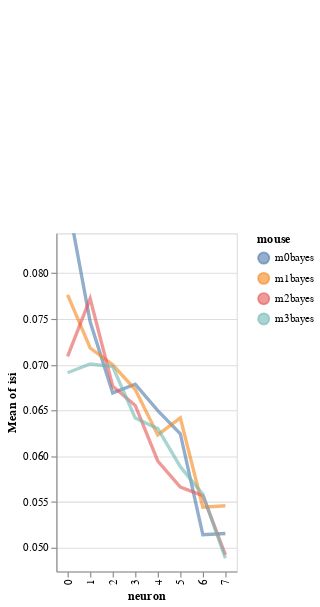

This figure's notebook cell:
### Code cell
import altair as alt
y='isi'
color='mouse'
x='neuron'

base=alt.Chart(df).encode(
            x=x,
            color=f'{color}',
            y=alt.Y(f'mean({y})',
                    scale=alt.Scale(zero=False,
                                    domain=list(np.quantile(df[y], [.05, .95])))),
)

# Create a selection that chooses the nearest point & selects based on x-value
nearest = alt.selection(type='single', nearest=True, on='mouseover',
                        fields=[x], empty='none')


# Transparent selectors across the chart. This is what tells us
# the x-value of the cursor
selectors = alt.Chart(df).mark_point().encode(
    x=x,
    opacity=alt.value(0),
).add_selection(
    nearest
)

highlight = alt.selection(type='single', on='mouseover',
                          fields=[color], nearest=True)

lines=base.mark_line(clip=True, fill=None, opacity=.6, ).encode(
            #tooltip=color,
            size=alt.condition(~highlight, alt.value(1), alt.value(3))
        )

# Draw text labels near the points, and highlight based on selection
text = lines.mark_text(align='left', dx=5, dy=-5).encode(
    text=alt.condition(nearest, y, alt.value(' '))
)

points = base.mark_circle().encode(
    opacity=alt.value(0)
).add_selection(
    highlight
)

alt.layer(
    lines, selectors, points, text
)

### Figure 1 — Vega-Lite specification as saved in the notebook (floating-point values rounded to 4 significant figures)
{"config": {"view": {"continuousWidth": 400, "continuousHeight": 300}}, "layer": [{"mark": {"type": "line", "clip": true, "fill": null, "opacity": 0.6}, "encoding": {"color": {"type": "nominal", "field": "mouse"}, "size": {"condition": {"value": 1, "selection": {"not": "selector003"}}, "value": 3}, "x": {"type": "nominal", "field": "neuron"}, "y": {"type": "quantitative", "aggregate": "mean", "field": "isi", "scale": {"domain": [0.04738, 0.08437], "zero": false}}}}, {"mark": "point", "encoding": {"opacity": {"value": 0}, "x": {"type": "nominal", "field": "neuron"}}, "selection": {"selector002": {"type": "single", "nearest": true, "on": "mouseover", "fields": ["neuron"], "empty": "none"}}}, {"mark": "circle", "encoding": {"color": {"type": "nominal", "field": "mouse"}, "opacity": {"value": 0}, "x": {"type": "nominal", "field": "neuron"}, "y": {"type": "quantitative", "aggregate": "mean", "field": "isi", "scale": {"domain": [0.04738, 0.08437], "zero": false}}}, "selection": {"selector003": {"type": "single", "on": "mouseover", "fields": ["mouse"], "nearest": true}}}, {"mark": {"type": "text", "align": "left", "dx": 5, "dy": -5}, "encoding": {"color": {"type": "nominal", "field": "mouse"}, "size": {"condition": {"value": 1, "selection": {"not": "selector003"}}, "value": 3}, "text": {"condition": {"type": "quantitative", "field": "isi", "selection": "selector002"}, "value": " "}, "x": {"type": "nominal", "field": "neuron"}, "y": {"type": "quantitative", "aggregate": "mean", "field": "isi", "scale": {"domain": [0.04738, 0.08437], "zero": false}}}}], "data": {"name": "data-e3d7eb0f712fd027f48b7f8b58dff5d2"}, "$schema": "https://vega.github.io/schema/vega-lite/v4.8.1.json", "datasets": {"data-e3d7eb0f712fd027f48b7f8b58dff5d2": [{"mouse_code": 0, "mouse": "m0bayes", "neuron_x_mouse": "m0bayes0", "neuron": "0", "neuron_code": 0, "stim": 0, "i_trial": 0, "log_firing_rate": 1.724, "Firing rate": 52.99, "firing_rate": 52.99, "i_spike": 36.5, "isi": 0.09484}, {"mouse_code": 0, "mouse": "m0bayes", "neuron_x_mouse": "m0bayes0", "neuron": "0", "neuron_code": 0, "stim": 0, "i_trial": 1, "log_firing_rate": 1.634, "Firing rate": 43.01, "firing_rate": 43.01, "i_spike": 35.5, "isi": 0.09787}, {"mouse_code": 0, "mouse": "m0bayes", "neuron_x_mouse": "m0bayes0", "neuron": "0", "neuron_code": 0, "stim": 1, "i_trial": 0, "log_firing_rate": 2.345, "Firing rate": 221.1, "firing_rate": 221.1, "i_spike": 42.0, "isi": 0.08266}, {"mouse_code": 0, "mouse": "m0bayes", "neuron_x_mouse": "m0bayes0", "neuron": "0", "neuron_code": 0, "stim": 1, "i_trial": 1, "log_firing_rate": 1.88, "Firing rate": 75.79, "firing_rate": 75.79, "i_spike": 45.5, "isi": 0.0765}, {"mouse_code": 0, "mouse": "m0bayes", "neuron_x_mouse": "m0bayes1", "neuron": "1", "neuron_code": 1, "stim": 0, "i_trial": 0, "log_firing_rate": 2.222, "Firing rate": 166.7, "firing_rate": 166.7, "i_spike": 50.0, "isi": 0.07058}, {"mouse_code": 0, "mouse": "m0bayes", "neuron_x_mouse": "m0bayes1", "neuron": "1", "neuron_code": 1, "stim": 0, "i_trial": 1, "log_firing_rate": 2.147, "Firing rate": 140.3, "firing_rate": 140.3, "i_spike": 43.0, "isi": 0.08123}, {"mouse_code": 0, "mouse": "m0bayes", "neuron_x_mouse": "m0bayes1", "neuron": "1", "neuron_code": 1, "stim": 1, "i_trial": 0, "log_firing_rate": 1.681, "Firing rate": 48.01, "firing_rate": 48.01, "i_spike": 47.0, "isi": 0.07401}, {"mouse_code": 0, "mouse": "m0bayes", "neuron_x_mouse": "m0bayes1", "neuron": "1", "neuron_code": 1, "stim": 1, "i_trial": 1, "log_firing_rate": 1.836, "Firing rate": 68.53, "firing_rate": 68.53, "i_spike": 47.5, "isi": 0.07292}, {"mouse_code": 0, "mouse": "m0bayes", "neuron_x_mouse": "m0bayes2", "neuron": "2", "neuron_code": 2, "stim": 0, "i_trial": 0, "log_firing_rate": 1.732, "Firing rate": 53.89, "firing_rate": 53.89, "i_spike": 46.0, "isi": 0.07564}, {"mouse_code": 0, "mouse": "m0bayes", "neuron_x_mouse": "m0bayes2", "neuron": "2", "neuron_code": 2, "stim": 0, "i_trial": 1, "log_firing_rate": 1.955, "Firing rate": 90.19, "firing_rate": 90.19, "i_spike": 61.0, "isi": 0.05776}, {"mouse_code": 0, "mouse": "m0bayes", "neuron_x_mouse": "m0bayes2", "neuron": "2", "neuron_code": 2, "stim": 1, "i_trial": 0, "log_firing_rate": 2.06, "Firing rate": 114.7, "firing_rate": 114.7, "i_spike": 49.5, "isi": 0.07089}, {"mouse_code": 0, "mouse": "m0bayes", "neuron_x_mouse": "m0bayes2", "neuron": "2", "neuron_code": 2, "stim": 1, "i_trial": 1, "log_firing_rate": 1.952, "Firing rate": 89.59, "firing_rate": 89.59, "i_spike": 54.5, "isi": 0.06333}, {"mouse_code": 0, "mouse": "m0bayes", "neuron_x_mouse": "m0bayes3", "neuron": "3", "neuron_code": 3, "stim": 0, "i_trial": 0, "log_firing_rate": 2.025, "Firing rate": 105.8, "firing_rate": 105.8, "i_spike": 49.0, "isi": 0.07171}, {"mouse_code": 0, "mouse": "m0bayes", "neuron_x_mouse": "m0bayes3", "neuron": "3", "neuron_code": 3, "stim": 0, "i_trial": 1, "log_firing_rate": 2.137, "Firing rate": 137.1, "firing_rate": 137.1, "i_spike": 54.5, "isi": 0.06294}, {"mouse_code": 0, "mouse": "m0bayes", "neuron_x_mouse": "m0bayes3", "neuron": "3", "neuron_code": 3, "stim": 1, "i_trial": 0, "log_firing_rate": 1.851, "Firing rate": 71.03, "firing_rate": 71.03, "i_spike": 46.0, "isi": 0.075}, {"mouse_code": 0, "mouse": "m0bayes", "neuron_x_mouse": "m0bayes3", "neuron": "3", "neuron_code": 3, "stim": 1, "i_trial": 1, "log_firing_rate": 1.934, "Firing rate": 85.97, "firing_rate": 85.97, "i_spike": 55.5, "isi": 0.06177}, {"mouse_code": 0, "mouse": "m0bayes", "neuron_x_mouse": "m0bayes4", "neuron": "4", "neuron_code": 4, "stim": 0, "i_trial": 0, "log_firing_rate": 1.888, "Firing rate": 77.34, "firing_rate": 77.34, "i_spike": 49.0, "isi": 0.07183}, {"mouse_code": 0, "mouse": "m0bayes", "neuron_x_mouse": "m0bayes4", "neuron": "4", "neuron_code": 4, "stim": 0, "i_trial": 1, "log_firing_rate": 2.044, "Firing rate": 110.7, "firing_rate": 110.7, "i_spike": 53.5, "isi": 0.06485}, {"mouse_code": 0, "mouse": "m0bayes", "neuron_x_mouse": "m0bayes4", "neuron": "4", "neuron_code": 4, "stim": 1, "i_trial": 0, "log_firing_rate": 1.843, "Firing rate": 69.64, "firing_rate": 69.64, "i_spike": 53.0, "isi": 0.06647}, {"mouse_code": 0, "mouse": "m0bayes", "neuron_x_mouse": "m0bayes4", "neuron": "4", "neuron_code": 4, "stim": 1, "i_trial": 1, "log_firing_rate": 1.909, "Firing rate": 81.0, "firing_rate": 81.0, "i_spike": 62.0, "isi": 0.05668}, {"mouse_code": 0, "mouse": "m0bayes", "neuron_x_mouse": "m0bayes5", "neuron": "5", "neuron_code": 5, "stim": 0, "i_trial": 0, "log_firing_rate": 1.98, "Firing rate": 95.42, "firing_rate": 95.42, "i_spike": 55.5, "isi": 0.06319}, {"mouse_code": 0, "mouse": "m0bayes", "neuron_x_mouse": "m0bayes5", "neuron": "5", "neuron_code": 5, "stim": 0, "i_trial": 1, "log_firing_rate": 2.034, "Firing rate": 108.3, "firing_rate": 108.3, "i_spike": 47.0, "isi": 0.07351}, {"mouse_code": 0, "mouse": "m0bayes", "neuron_x_mouse": "m0bayes5", "neuron": "5", "neuron_code": 5, "stim": 1, "i_trial": 0, "log_firing_rate": 1.875, "Firing rate": 74.95, "firing_rate": 74.95, "i_spike": 66.0, "isi": 0.05336}, {"mouse_code": 0, "mouse": "m0bayes", "neuron_x_mouse": "m0bayes5", "neuron": "5", "neuron_code": 5, "stim": 1, "i_trial": 1, "log_firing_rate": 2.911, "Firing rate": 814.8, "firing_rate": 814.8, "i_spike": 59.0, "isi": 0.0597}, {"mouse_code": 0, "mouse": "m0bayes", "neuron_x_mouse": "m0bayes6", "neuron": "6", "neuron_code": 6, "stim": 0, "i_trial": 0, "log_firing_rate": 2.462, "Firing rate": 289.9, "firing_rate": 289.9, "i_spike": 70.5, "isi": 0.04945}, {"mouse_code": 0, "mouse": "m0bayes", "neuron_x_mouse": "m0bayes6", "neuron": "6", "neuron_code": 6, "stim": 0, "i_trial": 1, "log_firing_rate": 2.179, "Firing rate": 151.1, "firing_rate": 151.1, "i_spike": 64.5, "isi": 0.05426}, {"mouse_code": 0, "mouse": "m0bayes", "neuron_x_mouse": "m0bayes6", "neuron": "6", "neuron_code": 6, "stim": 1, "i_trial": 0, "log_firing_rate": 2.089, "Firing rate": 122.9, "firing_rate": 122.9, "i_spike": 74.0, "isi": 0.0474}, {"mouse_code": 0, "mouse": "m0bayes", "neuron_x_mouse": "m0bayes6", "neuron": "6", "neuron_code": 6, "stim": 1, "i_trial": 1, "log_firing_rate": 1.855, "Firing rate": 71.59, "firing_rate": 71.59, "i_spike": 64.0, "isi": 0.05443}, {"mouse_code": 0, "mouse": "m0bayes", "neuron_x_mouse": "m0bayes7", "neuron": "7", "neuron_code": 7, "stim": 0, "i_trial": 0, "log_firing_rate": 1.971, "Firing rate": 93.6, "firing_rate": 93.6, "i_spike": 61.0, "isi": 0.057}, {"mouse_code": 0, "mouse": "m0bayes", "neuron_x_mouse": "m0bayes7", "neuron": "7", "neuron_code": 7, "stim": 0, "i_trial": 1, "log_firing_rate": 2.499, "Firing rate": 315.7, "firing_rate": 315.7, "i_spike": 74.0, "isi": 0.04756}, {"mouse_code": 0, "mouse": "m0bayes", "neuron_x_mouse": "m0bayes7", "neuron": "7", "neuron_code": 7, "stim": 1, "i_trial": 0, "log_firing_rate": 1.853, "Firing rate": 71.31, "firing_rate": 71.31, "i_spike": 73.5, "isi": 0.04736}, {"mouse_code": 0, "mouse": "m0bayes", "neuron_x_mouse": "m0bayes7", "neuron": "7", "neuron_code": 7, "stim": 1, "i_trial": 1, "log_firing_rate": 1.85, "Firing rate": 70.77, "firing_rate": 70.77, "i_spike": 65.0, "isi": 0.05416}, {"mouse_code": 1, "mouse": "m1bayes", "neuron_x_mouse": "m1bayes0", "neuron": "0", "neuron_code": 8, "stim": 0, "i_trial": 0, "log_firing_rate": 1.734, "Firing rate": 54.21, "firing_rate": 54.21, "i_spike": 45.0, "isi": 0.07796}, {"mouse_code": 1, "mouse": "m1bayes", "neuron_x_mouse": "m1bayes0", "neuron": "0", "neuron_code": 8, "stim": 0, "i_trial": 1, "log_firing_rate": 1.646, "Firing rate": 44.26, "firing_rate": 44.26, "i_spike": 39.0, "isi": 0.08973}, {"mouse_code": 1, "mouse": "m1bayes", "neuron_x_mouse": "m1bayes0", "neuron": "0", "neuron_code": 8, "stim": 1, "i_trial": 0, "log_firing_rate": 2.043, "Firing rate": 110.5, "firing_rate": 110.5, "i_spike": 48.0, "isi": 0.0732}, {"mouse_code": 1, "mouse": "m1bayes", "neuron_x_mouse": "m1bayes0", "neuron": "0", "neuron_code": 8, "stim": 1, "i_trial": 1, "log_firing_rate": 1.662, "Firing rate": 45.87, "firing_rate": 45.87, "i_spike": 50.5, "isi": 0.06967}, {"mouse_code": 1, "mouse": "m1bayes", "neuron_x_mouse": "m1bayes1", "neuron": "1", "neuron_code": 9, "stim": 0, "i_trial": 0, "log_firing_rate": 1.898, "Firing rate": 79.12, "firing_rate": 79.12, "i_spike": 41.0, "isi": 0.08504}, {"mouse_code": 1, "mouse": "m1bayes", "neuron_x_mouse": "m1bayes1", "neuron": "1", "neuron_code": 9, "stim": 0, "i_trial": 1, "log_firing_rate": 2.606, "Firing rate": 403.6, "firing_rate": 403.6, "i_spike": 54.5, "isi": 0.06392}, {"mouse_code": 1, "mouse": "m1bayes", "neuron_x_mouse": "m1bayes1", "neuron": "1", "neuron_code": 9, "stim": 1, "i_trial": 0, "log_firing_rate": 1.623, "Firing rate": 41.94, "firing_rate": 41.94, "i_spike": 47.0, "isi": 0.07468}, {"mouse_code": 1, "mouse": "m1bayes", "neuron_x_mouse": "m1bayes1", "neuron": "1", "neuron_code": 9, "stim": 1, "i_trial": 1, "log_firing_rate": 2.075, "Firing rate": 119.0, "firing_rate": 119.0, "i_spike": 53.0, "isi": 0.06363}, {"mouse_code": 1, "mouse": "m1bayes", "neuron_x_mouse": "m1bayes2", "neuron": "2", "neuron_code": 10, "stim": 0, "i_trial": 0, "log_firing_rate": 2.112, "Firing rate": 129.3, "firing_rate": 129.3, "i_spike": 57.0, "isi": 0.06161}, {"mouse_code": 1, "mouse": "m1bayes", "neuron_x_mouse": "m1bayes2", "neuron": "2", "neuron_code": 10, "stim": 0, "i_trial": 1, "log_firing_rate": 1.66, "Firing rate": 45.71, "firing_rate": 45.71, "i_spike": 39.5, "isi": 0.08892}, {"mouse_code": 1, "mouse": "m1bayes", "neuron_x_mouse": "m1bayes2", "neuron": "2", "neuron_code": 10, "stim": 1, "i_trial": 0, "log_firing_rate": 1.732, "Firing rate": 53.92, "firing_rate": 53.92, "i_spike": 52.5, "isi": 0.06471}, {"mouse_code": 1, "mouse": "m1bayes", "neuron_x_mouse": "m1bayes2", "neuron": "2", "neuron_code": 10, "stim": 1, "i_trial": 1, "log_firing_rate": 1.848, "Firing rate": 70.52, "firing_rate": 70.52, "i_spike": 54.5, "isi": 0.06467}, {"mouse_code": 1, "mouse": "m1bayes", "neuron_x_mouse": "m1bayes3", "neuron": "3", "neuron_code": 11, "stim": 0, "i_trial": 0, "log_firing_rate": 2.218, "Firing rate": 165.1, "firing_rate": 165.1, "i_spike": 49.0, "isi": 0.07154}, {"mouse_code": 1, "mouse": "m1bayes", "neuron_x_mouse": "m1bayes3", "neuron": "3", "neuron_code": 11, "stim": 0, "i_trial": 1, "log_firing_rate": 2.038, "Firing rate": 109.1, "firing_rate": 109.1, "i_spike": 48.5, "isi": 0.072}, {"mouse_code": 1, "mouse": "m1bayes", "neuron_x_mouse": "m1bayes3", "neuron": "3", "neuron_code": 11, "stim": 1, "i_trial": 0, "log_firing_rate": 1.933, "Firing rate": 85.72, "firing_rate": 85.72, "i_spike": 50.5, "isi": 0.06974}, {"mouse_code": 1, "mouse": "m1bayes", "neuron_x_mouse": "m1bayes3", "neuron": "3", "neuron_code": 11, "stim": 1, "i_trial": 1, "log_firing_rate": 1.986, "Firing rate": 96.75, "firing_rate": 96.75, "i_spike": 61.5, "isi": 0.05582}, {"mouse_code": 1, "mouse": "m1bayes", "neuron_x_mouse": "m1bayes4", "neuron": "4", "neuron_code": 12, "stim": 0, "i_trial": 0, "log_firing_rate": 2.053, "Firing rate": 112.9, "firing_rate": 112.9, "i_spike": 66.0, "isi": 0.05211}, {"mouse_code": 1, "mouse": "m1bayes", "neuron_x_mouse": "m1bayes4", "neuron": "4", "neuron_code": 12, "stim": 0, "i_trial": 1, "log_firing_rate": 1.732, "Firing rate": 53.93, "firing_rate": 53.93, "i_spike": 51.5, "isi": 0.06775}, {"mouse_code": 1, "mouse": "m1bayes", "neuron_x_mouse": "m1bayes4", "neuron": "4", "neuron_code": 12, "stim": 1, "i_trial": 0, "log_firing_rate": 2.032, "Firing rate": 107.6, "firing_rate": 107.6, "i_spike": 54.5, "isi": 0.06408}, {"mouse_code": 1, "mouse": "m1bayes", "neuron_x_mouse": "m1bayes4", "neuron": "4", "neuron_code": 12, "stim": 1, "i_trial": 1, "log_firing_rate": 2.014, "Firing rate": 103.2, "firing_rate": 103.2, "i_spike": 53.5, "isi": 0.06531}, {"mouse_code": 1, "mouse": "m1bayes", "neuron_x_mouse": "m1bayes5", "neuron": "5", "neuron_code": 13, "stim": 0, "i_trial": 0, "log_firing_rate": 1.705, "Firing rate": 50.72, "firing_rate": 50.72, "i_spike": 51.5, "isi": 0.06705}, {"mouse_code": 1, "mouse": "m1bayes", "neuron_x_mouse": "m1bayes5", "neuron": "5", "neuron_code": 13, "stim": 0, "i_trial": 1, "log_firing_rate": 2.311, "Firing rate": 204.5, "firing_rate": 204.5, "i_spike": 54.5, "isi": 0.06455}, {"mouse_code": 1, "mouse": "m1bayes", "neuron_x_mouse": "m1bayes5", "neuron": "5", "neuron_code": 13, "stim": 1, "i_trial": 0, "log_firing_rate": 2.296, "Firing rate": 197.6, "firing_rate": 197.6, "i_spike": 55.0, "isi": 0.063}, {"mouse_code": 1, "mouse": "m1bayes", "neuron_x_mouse": "m1bayes5", "neuron": "5", "neuron_code": 13, "stim": 1, "i_trial": 1, "log_firing_rate": 1.776, "Firing rate": 59.71, "firing_rate": 59.71, "i_spike": 56.5, "isi": 0.06209}, {"mouse_code": 1, "mouse": "m1bayes", "neuron_x_mouse": "m1bayes6", "neuron": "6", "neuron_code": 14, "stim": 0, "i_trial": 0, "log_firing_rate": 2.303, "Firing rate": 200.9, "firing_rate": 200.9, "i_spike": 63.0, "isi": 0.05578}, {"mouse_code": 1, "mouse": "m1bayes", "neuron_x_mouse": "m1bayes6", "neuron": "6", "neuron_code": 14, "stim": 0, "i_trial": 1, "log_firing_rate": 1.888, "Firing rate": 77.19, "firing_rate": 77.19, "i_spike": 66.0, "isi": 0.0524}, {"mouse_code": 1, "mouse": "m1bayes", "neuron_x_mouse": "m1bayes6", "neuron": "6", "neuron_code": 14, "stim": 1, "i_trial": 0, "log_firing_rate": 2.177, "Firing rate": 150.2, "firing_rate": 150.2, "i_spike": 63.0, "isi": 0.05577}, {"mouse_code": 1, "mouse": "m1bayes", "neuron_x_mouse": "m1bayes6", "neuron": "6", "neuron_code": 14, "stim": 1, "i_trial": 1, "log_firing_rate": 2.0, "Firing rate": 100.1, "firing_rate": 100.1, "i_spike": 65.5, "isi": 0.05362}, {"mouse_code": 1, "mouse": "m1bayes", "neuron_x_mouse": "m1bayes7", "neuron": "7", "neuron_code": 15, "stim": 0, "i_trial": 0, "log_firing_rate": 1.998, "Firing rate": 99.48, "firing_rate": 99.48, "i_spike": 64.5, "isi": 0.05461}, {"mouse_code": 1, "mouse": "m1bayes", "neuron_x_mouse": "m1bayes7", "neuron": "7", "neuron_code": 15, "stim": 0, "i_trial": 1, "log_firing_rate": 2.238, "Firing rate": 173.0, "firing_rate": 173.0, "i_spike": 64.5, "isi": 0.05405}, {"mouse_code": 1, "mouse": "m1bayes", "neuron_x_mouse": "m1bayes7", "neuron": "7", "neuron_code": 15, "stim": 1, "i_trial": 0, "log_firing_rate": 2.637, "Firing rate": 433.1, "firing_rate": 433.1, "i_spike": 65.0, "isi": 0.05373}, {"mouse_code": 1, "mouse": "m1bayes", "neuron_x_mouse": "m1bayes7", "neuron": "7", "neuron_code": 15, "stim": 1, "i_trial": 1, "log_firing_rate": 2.32, "Firing rate": 209.1, "firing_rate": 209.1, "i_spike": 61.0, "isi": 0.05585}, {"mouse_code": 2, "mouse": "m2bayes", "neuron_x_mouse": "m2bayes0", "neuron": "0", "neuron_code": 16, "stim": 0, "i_trial": 0, "log_firing_rate": 1.765, "Firing rate": 58.17, "firing_rate": 58.17, "i_spike": 40.5, "isi": 0.08314}, {"mouse_code": 2, "mouse": "m2bayes", "neuron_x_mouse": "m2bayes0", "neuron": "0", "neuron_code": 16, "stim": 0, "i_trial": 1, "log_firing_rate": 1.986, "Firing rate": 96.82, "firing_rate": 96.82, "i_spike": 43.0, "isi": 0.08074}, {"mouse_code": 2, "mouse": "m2bayes", "neuron_x_mouse": "m2bayes0", "neuron": "0", "neuron_code": 16, "stim": 1, "i_trial": 0, "log_firing_rate": 1.981, "Firing rate": 95.74, "firing_rate": 95.74, "i_spike": 59.0, "isi": 0.05858}, {"mouse_code": 2, "mouse": "m2bayes", "neuron_x_mouse": "m2bayes0", "neuron": "0", "neuron_code": 16, "stim": 1, "i_trial": 1, "log_firing_rate": 1.88, "Firing rate": 75.83, "firing_rate": 75.83, "i_spike": 56.5, "isi": 0.06115}, {"mouse_code": 2, "mouse": "m2bayes", "neuron_x_mouse": "m2bayes1", "neuron": "1", "neuron_code": 17, "stim": 0, "i_trial": 0, "log_firing_rate": 1.779, "Firing rate": 60.18, "firing_rate": 60.18, "i_spike": 31.5, "isi": 0.1085}, {"mouse_code": 2, "mouse": "m2bayes", "neuron_x_mouse": "m2bayes1", "neuron": "1", "neuron_code": 17, "stim": 0, "i_trial": 1, "log_firing_rate": 1.729, "Firing rate": 53.63, "firing_rate": 53.63, "i_spike": 48.0, "isi": 0.07258}, {"mouse_code": 2, "mouse": "m2bayes", "neuron_x_mouse": "m2bayes1", "neuron": "1", "neuron_code": 17, "stim": 1, "i_trial": 0, "log_firing_rate": 1.963, "Firing rate": 91.87, "firing_rate": 91.87, "i_spike": 45.5, "isi": 0.07667}, {"mouse_code": 2, "mouse": "m2bayes", "neuron_x_mouse": "m2bayes1", "neuron": "1", "neuron_code": 17, "stim": 1, "i_trial": 1, "log_firing_rate": 1.953, "Firing rate": 89.68, "firing_rate": 89.68, "i_spike": 65.5, "isi": 0.05124}, {"mouse_code": 2, "mouse": "m2bayes", "neuron_x_mouse": "m2bayes2", "neuron": "2", "neuron_code": 18, "stim": 0, "i_trial": 0, "log_firing_rate": 1.717, "Firing rate": 52.15, "firing_rate": 52.15, "i_spike": 49.5, "isi": 0.07096}, {"mouse_code": 2, "mouse": "m2bayes", "neuron_x_mouse": "m2bayes2", "neuron": "2", "neuron_code": 18, "stim": 0, "i_trial": 1, "log_firing_rate": 1.72, "Firing rate": 52.44, "firing_rate": 52.44, "i_spike": 46.5, "isi": 0.07316}, {"mouse_code": 2, "mouse": "m2bayes", "neuron_x_mouse": "m2bayes2", "neuron": "2", "neuron_code": 18, "stim": 1, "i_trial": 0, "log_firing_rate": 2.076, "Firing rate": 119.2, "firing_rate": 119.2, "i_spike": 60.5, "isi": 0.05793}, {"mouse_code": 2, "mouse": "m2bayes", "neuron_x_mouse": "m2bayes2", "neuron": "2", "neuron_code": 18, "stim": 1, "i_trial": 1, "log_firing_rate": 1.696, "Firing rate": 49.68, "firing_rate": 49.68, "i_spike": 50.5, "isi": 0.06853}, {"mouse_code": 2, "mouse": "m2bayes", "neuron_x_mouse": "m2bayes3", "neuron": "3", "neuron_code": 19, "stim": 0, "i_trial": 0, "log_firing_rate": 1.705, "Firing rate": 50.64, "firing_rate": 50.64, "i_spike": 43.0, "isi": 0.07853}, {"mouse_code": 2, "mouse": "m2bayes", "neuron_x_mouse": "m2bayes3", "neuron": "3", "neuron_code": 19, "stim": 0, "i_trial": 1, "log_firing_rate": 1.926, "Firing rate": 84.39, "firing_rate": 84.39, "i_spike": 60.0, "isi": 0.05812}, {"mouse_code": 2, "mouse": "m2bayes", "neuron_x_mouse": "m2bayes3", "neuron": "3", "neuron_code": 19, "stim": 1, "i_trial": 0, "log_firing_rate": 1.971, "Firing rate": 93.57, "firing_rate": 93.57, "i_spike": 70.5, "isi": 0.04939}, {"mouse_code": 2, "mouse": "m2bayes", "neuron_x_mouse": "m2bayes3", "neuron": "3", "neuron_code": 19, "stim": 1, "i_trial": 1, "log_firing_rate": 2.026, "Firing rate": 106.2, "firing_rate": 106.2, "i_spike": 46.0, "isi": 0.07609}, {"mouse_code": 2, "mouse": "m2bayes", "neuron_x_mouse": "m2bayes4", "neuron": "4", "neuron_code": 20, "stim": 0, "i_trial": 0, "log_firing_rate": 2.407, "Firing rate": 255.0, "firing_rate": 255.0, "i_spike": 63.5, "isi": 0.05449}, {"mouse_code": 2, "mouse": "m2bayes", "neuron_x_mouse": "m2bayes4", "neuron": "4", "neuron_code": 20, "stim": 0, "i_trial": 1, "log_firing_rate": 1.787, "Firing rate": 61.21, "firing_rate": 61.21, "i_spike": 51.0, "isi": 0.06858}, {"mouse_code": 2, "mouse": "m2bayes", "neuron_x_mouse": "m2bayes4", "neuron": "4", "neuron_code": 20, "stim": 1, "i_trial": 0, "log_firing_rate": 2.005, "Firing rate": 101.1, "firing_rate": 101.1, "i_spike": 58.5, "isi": 0.05843}, {"mouse_code": 2, "mouse": "m2bayes", "neuron_x_mouse": "m2bayes4", "neuron": "4", "neuron_code": 20, "stim": 1, "i_trial": 1, "log_firing_rate": 2.002, "Firing rate": 100.4, "firing_rate": 100.4, "i_spike": 61.5, "isi": 0.05632}, {"mouse_code": 2, "mouse": "m2bayes", "neuron_x_mouse": "m2bayes5", "neuron": "5", "neuron_code": 21, "stim": 0, "i_trial": 0, "log_firing_rate": 1.761, "Firing rate": 57.64, "firing_rate": 57.64, "i_spike": 61.0, "isi": 0.05643}, {"mouse_code": 2, "mouse": "m2bayes", "neuron_x_mouse": "m2bayes5", "neuron": "5", "neuron_code": 21, "stim": 0, "i_trial": 1, "log_firing_rate": 2.175, "Firing rate": 149.5, "firing_rate": 149.5, "i_spike": 65.0, "isi": 0.05336}, {"mouse_code": 2, "mouse": "m2bayes", "neuron_x_mouse": "m2bayes5", "neuron": "5", "neuron_code": 21, "stim": 1, "i_trial": 0, "log_firing_rate": 2.526, "Firing rate": 335.5, "firing_rate": 335.5, "i_spike": 64.5, "isi": 0.05301}, {"mouse_code": 2, "mouse": "m2bayes", "neuron_x_mouse": "m2bayes5", "neuron": "5", "neuron_code": 21, "stim": 1, "i_trial": 1, "log_firing_rate": 2.285, "Firing rate": 192.7, "firing_rate": 192.7, "i_spike": 53.5, "isi": 0.06363}, {"mouse_code": 2, "mouse": "m2bayes", "neuron_x_mouse": "m2bayes6", "neuron": "6", "neuron_code": 22, "stim": 0, "i_trial": 0, "log_firing_rate": 2.109, "Firing rate": 128.6, "firing_rate": 128.6, "i_spike": 57.0, "isi": 0.06023}, {"mouse_code": 2, "mouse": "m2bayes", "neuron_x_mouse": "m2bayes6", "neuron": "6", "neuron_code": 22, "stim": 0, "i_trial": 1, "log_firing_rate": 2.208, "Firing rate": 161.6, "firing_rate": 161.6, "i_spike": 73.0, "isi": 0.04808}, {"mouse_code": 2, "mouse": "m2bayes", "neuron_x_mouse": "m2bayes6", "neuron": "6", "neuron_code": 22, "stim": 1, "i_trial": 0, "log_firing_rate": 2.532, "Firing rate": 340.5, "firing_rate": 340.5, "i_spike": 70.5, "isi": 0.04947}, {"mouse_code": 2, "mouse": "m2bayes", "neuron_x_mouse": "m2bayes6", "neuron": "6", "neuron_code": 22, "stim": 1, "i_trial": 1, "log_firing_rate": 1.671, "Firing rate": 46.88, "firing_rate": 46.88, "i_spike": 52.5, "isi": 0.06491}, {"mouse_code": 2, "mouse": "m2bayes", "neuron_x_mouse": "m2bayes7", "neuron": "7", "neuron_code": 23, "stim": 0, "i_trial": 0, "log_firing_rate": 2.272, "Firing rate": 187.2, "firing_rate": 187.2, "i_spike": 76.5, "isi": 0.04575}, {"mouse_code": 2, "mouse": "m2bayes", "neuron_x_mouse": "m2bayes7", "neuron": "7", "neuron_code": 23, "stim": 0, "i_trial": 1, "log_firing_rate": 2.064, "Firing rate": 115.9, "firing_rate": 115.9, "i_spike": 65.0, "isi": 0.05383}, {"mouse_code": 2, "mouse": "m2bayes", "neuron_x_mouse": "m2bayes7", "neuron": "7", "neuron_code": 23, "stim": 1, "i_trial": 0, "log_firing_rate": 1.871, "Firing rate": 74.26, "firing_rate": 74.26, "i_spike": 69.5, "isi": 0.05015}, {"mouse_code": 2, "mouse": "m2bayes", "neuron_x_mouse": "m2bayes7", "neuron": "7", "neuron_code": 23, "stim": 1, "i_trial": 1, "log_firing_rate": 2.238, "Firing rate": 172.9, "firing_rate": 172.9, "i_spike": 73.5, "isi": 0.04698}, {"mouse_code": 3, "mouse": "m3bayes", "neuron_x_mouse": "m3bayes0", "neuron": "0", "neuron_code": 24, "stim": 0, "i_trial": 0, "log_firing_rate": 1.647, "Firing rate": 44.39, "firing_rate": 44.39, "i_spike": 48.0, "isi": 0.07152}, {"mouse_code": 3, "mouse": "m3bayes", "neuron_x_mouse": "m3bayes0", "neuron": "0", "neuron_code": 24, "stim": 0, "i_trial": 1, "log_firing_rate": 1.649, "Firing rate": 44.61, "firing_rate": 44.61, "i_spike": 45.0, "isi": 0.07368}, {"mouse_code": 3, "mouse": "m3bayes", "neuron_x_mouse": "m3bayes0", "neuron": "0", "neuron_code": 24, "stim": 1, "i_trial": 0, "log_firing_rate": 2.167, "Firing rate": 146.8, "firing_rate": 146.8, "i_spike": 46.0, "isi": 0.07645}, {"mouse_code": 3, "mouse": "m3bayes", "neuron_x_mouse": "m3bayes0", "neuron": "0", "neuron_code": 24, "stim": 1, "i_trial": 1, "log_firing_rate": 2.153, "Firing rate": 142.3, "firing_rate": 142.3, "i_spike": 63.5, "isi": 0.05478}, {"mouse_code": 3, "mouse": "m3bayes", "neuron_x_mouse": "m3bayes1", "neuron": "1", "neuron_code": 25, "stim": 0, "i_trial": 0, "log_firing_rate": 1.683, "Firing rate": 48.15, "firing_rate": 48.15, "i_spike": 42.0, "isi": 0.083}, {"mouse_code": 3, "mouse": "m3bayes", "neuron_x_mouse": "m3bayes1", "neuron": "1", "neuron_code": 25, "stim": 0, "i_trial": 1, "log_firing_rate": 1.781, "Firing rate": 60.46, "firing_rate": 60.46, "i_spike": 41.0, "isi": 0.08301}, {"mouse_code": 3, "mouse": "m3bayes", "neuron_x_mouse": "m3bayes1", "neuron": "1", "neuron_code": 25, "stim": 1, "i_trial": 0, "log_firing_rate": 1.874, "Firing rate": 74.87, "firing_rate": 74.87, "i_spike": 52.5, "isi": 0.06497}, {"mouse_code": 3, "mouse": "m3bayes", "neuron_x_mouse": "m3bayes1", "neuron": "1", "neuron_code": 25, "stim": 1, "i_trial": 1, "log_firing_rate": 2.158, "Firing rate": 143.7, "firing_rate": 143.7, "i_spike": 70.0, "isi": 0.04931}, {"mouse_code": 3, "mouse": "m3bayes", "neuron_x_mouse": "m3bayes2", "neuron": "2", "neuron_code": 26, "stim": 0, "i_trial": 0, "log_firing_rate": 1.805, "Firing rate": 63.88, "firing_rate": 63.88, "i_spike": 49.5, "isi": 0.06977}, {"mouse_code": 3, "mouse": "m3bayes", "neuron_x_mouse": "m3bayes2", "neuron": "2", "neuron_code": 26, "stim": 0, "i_trial": 1, "log_firing_rate": 1.757, "Firing rate": 57.09, "firing_rate": 57.09, "i_spike": 43.0, "isi": 0.0813}, {"mouse_code": 3, "mouse": "m3bayes", "neuron_x_mouse": "m3bayes2", "neuron": "2", "neuron_code": 26, "stim": 1, "i_trial": 0, "log_firing_rate": 2.129, "Firing rate": 134.6, "firing_rate": 134.6, "i_spike": 63.0, "isi": 0.05541}, {"mouse_code": 3, "mouse": "m3bayes", "neuron_x_mouse": "m3bayes2", "neuron": "2", "neuron_code": 26, "stim": 1, "i_trial": 1, "log_firing_rate": 1.868, "Firing rate": 73.76, "firing_rate": 73.76, "i_spike": 46.5, "isi": 0.07268}, {"mouse_code": 3, "mouse": "m3bayes", "neuron_x_mouse": "m3bayes3", "neuron": "3", "neuron_code": 27, "stim": 0, "i_trial": 0, "log_firing_rate": 2.383, "Firing rate": 241.6, "firing_rate": 241.6, "i_spike": 40.5, "isi": 0.08575}, {"mouse_code": 3, "mouse": "m3bayes", "neuron_x_mouse": "m3bayes3", "neuron": "3", "neuron_code": 27, "stim": 0, "i_trial": 1, "log_firing_rate": 2.106, "Firing rate": 127.7, "firing_rate": 127.7, "i_spike": 62.0, "isi": 0.05639}, {"mouse_code": 3, "mouse": "m3bayes", "neuron_x_mouse": "m3bayes3", "neuron": "3", "neuron_code": 27, "stim": 1, "i_trial": 0, "log_firing_rate": 1.721, "Firing rate": 52.63, "firing_rate": 52.63, "i_spike": 64.0, "isi": 0.05438}, {"mouse_code": 3, "mouse": "m3bayes", "neuron_x_mouse": "m3bayes3", "neuron": "3", "neuron_code": 27, "stim": 1, "i_trial": 1, "log_firing_rate": 2.062, "Firing rate": 115.3, "firing_rate": 115.3, "i_spike": 57.5, "isi": 0.06008}, {"mouse_code": 3, "mouse": "m3bayes", "neuron_x_mouse": "m3bayes4", "neuron": "4", "neuron_code": 28, "stim": 0, "i_trial": 0, "log_firing_rate": 2.144, "Firing rate": 139.2, "firing_rate": 139.2, "i_spike": 51.5, "isi": 0.06606}, {"mouse_code": 3, "mouse": "m3bayes", "neuron_x_mouse": "m3bayes4", "neuron": "4", "neuron_code": 28, "stim": 0, "i_trial": 1, "log_firing_rate": 2.194, "Firing rate": 156.4, "firing_rate": 156.4, "i_spike": 52.5, "isi": 0.0672}, {"mouse_code": 3, "mouse": "m3bayes", "neuron_x_mouse": "m3bayes4", "neuron": "4", "neuron_code": 28, "stim": 1, "i_trial": 0, "log_firing_rate": 2.126, "Firing rate": 133.6, "firing_rate": 133.6, "i_spike": 61.0, "isi": 0.05653}, {"mouse_code": 3, "mouse": "m3bayes", "neuron_x_mouse": "m3bayes4", "neuron": "4", "neuron_code": 28, "stim": 1, "i_trial": 1, "log_firing_rate": 1.818, "Firing rate": 65.79, "firing_rate": 65.79, "i_spike": 53.0, "isi": 0.0622}, {"mouse_code": 3, "mouse": "m3bayes", "neuron_x_mouse": "m3bayes5", "neuron": "5", "neuron_code": 29, "stim": 0, "i_trial": 0, "log_firing_rate": 2.036, "Firing rate": 108.6, "firing_rate": 108.6, "i_spike": 74.5, "isi": 0.0462}, {"mouse_code": 3, "mouse": "m3bayes", "neuron_x_mouse": "m3bayes5", "neuron": "5", "neuron_code": 29, "stim": 0, "i_trial": 1, "log_firing_rate": 1.953, "Firing rate": 89.8, "firing_rate": 89.8, "i_spike": 42.5, "isi": 0.0808}, {"mouse_code": 3, "mouse": "m3bayes", "neuron_x_mouse": "m3bayes5", "neuron": "5", "neuron_code": 29, "stim": 1, "i_trial": 0, "log_firing_rate": 2.727, "Firing rate": 533.7, "firing_rate": 533.7, "i_spike": 72.0, "isi": 0.04843}, {"mouse_code": 3, "mouse": "m3bayes", "neuron_x_mouse": "m3bayes5", "neuron": "5", "neuron_code": 29, "stim": 1, "i_trial": 1, "log_firing_rate": 2.719, "Firing rate": 523.8, "firing_rate": 523.8, "i_spike": 57.0, "isi": 0.05991}, {"mouse_code": 3, "mouse": "m3bayes", "neuron_x_mouse": "m3bayes6", "neuron": "6", "neuron_code": 30, "stim": 0, "i_trial": 0, "log_firing_rate": 2.155, "Firing rate": 143.0, "firing_rate": 143.0, "i_spike": 74.0, "isi": 0.04715}, {"mouse_code": 3, "mouse": "m3bayes", "neuron_x_mouse": "m3bayes6", "neuron": "6", "neuron_code": 30, "stim": 0, "i_trial": 1, "log_firing_rate": 2.056, "Firing rate": 113.8, "firing_rate": 113.8, "i_spike": 67.0, "isi": 0.0515}, {"mouse_code": 3, "mouse": "m3bayes", "neuron_x_mouse": "m3bayes6", "neuron": "6", "neuron_code": 30, "stim": 1, "i_trial": 0, "log_firing_rate": 1.735, "Firing rate": 54.35, "firing_rate": 54.35, "i_spike": 58.5, "isi": 0.05963}, {"mouse_code": 3, "mouse": "m3bayes", "neuron_x_mouse": "m3bayes6", "neuron": "6", "neuron_code": 30, "stim": 1, "i_trial": 1, "log_firing_rate": 1.742, "Firing rate": 55.25, "firing_rate": 55.25, "i_spike": 53.0, "isi": 0.06496}, {"mouse_code": 3, "mouse": "m3bayes", "neuron_x_mouse": "m3bayes7", "neuron": "7", "neuron_code": 31, "stim": 0, "i_trial": 0, "log_firing_rate": 3.321, "Firing rate": 2092.0, "firing_rate": 2092.0, "i_spike": 75.5, "isi": 0.04647}, {"mouse_code": 3, "mouse": "m3bayes", "neuron_x_mouse": "m3bayes7", "neuron": "7", "neuron_code": 31, "stim": 0, "i_trial": 1, "log_firing_rate": 2.042, "Firing rate": 110.2, "firing_rate": 110.2, "i_spike": 65.5, "isi": 0.05311}, {"mouse_code": 3, "mouse": "m3bayes", "neuron_x_mouse": "m3bayes7", "neuron": "7", "neuron_code": 31, "stim": 1, "i_trial": 0, "log_firing_rate": 2.153, "Firing rate": 142.3, "firing_rate": 142.3, "i_spike": 77.0, "isi": 0.04526}, {"mouse_code": 3, "mouse": "m3bayes", "neuron_x_mouse": "m3bayes7", "neuron": "7", "neuron_code": 31, "stim": 1, "i_trial": 1, "log_firing_rate": 2.039, "Firing rate": 109.5, "firing_rate": 109.5, "i_spike": 69.0, "isi": 0.05042}]}}
